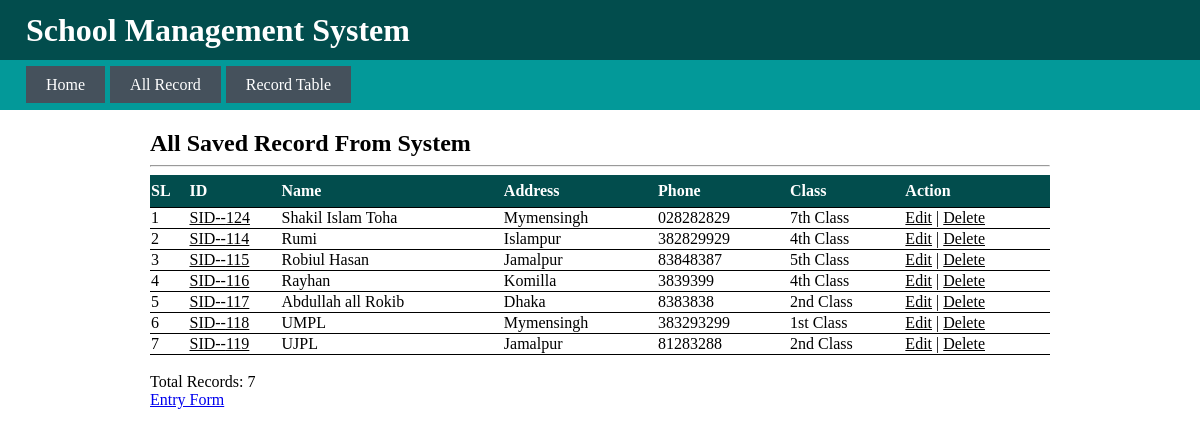
Before: /record/ with the older database file.
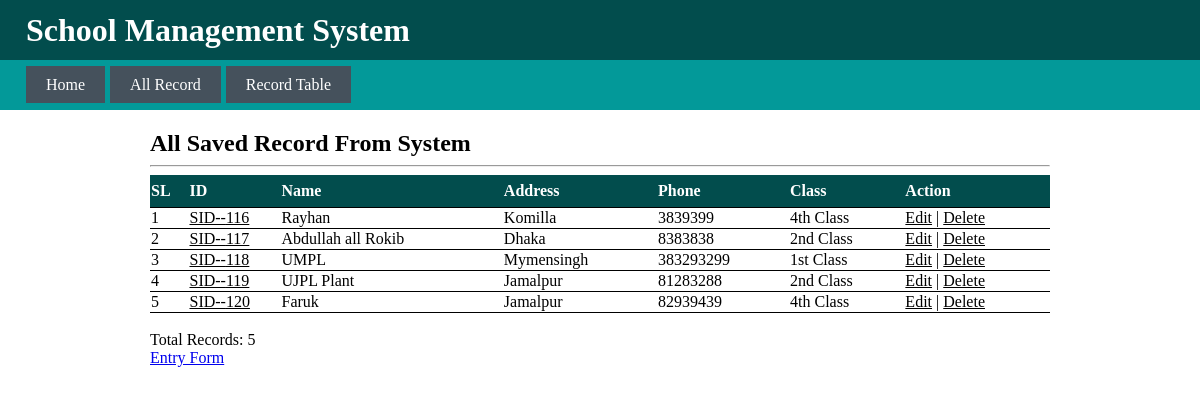
After: the same page with the newer database file.
### form/models.py (models this page shows)
class studeninfo(models.Model):
    stu_id          = models.IntegerField(unique=True)
    stu_name        = models.CharField(max_length=100)
    stu_dob         = models.DateField(max_length=15)
    stu_address     = models.CharField(max_length=200)
    stu_phone       = models.CharField(max_length=20)
    stu_em_phone    = models.CharField(max_length=20)
    stu_class       = models.CharField(max_length=20)
    stu_img         = models.ImageField(null=True, blank=True, upload_to='images/')

### form/views.py (the view)
# urls.py: path('record/', views.recordData, name='record'),
def recordData(request):
    data = studeninfo.objects.all()[0:]
    msg = f'all saved record from system'
    row_count = len(data)
    context = {
        'msg': msg,
        'data': data,
        'trow': row_count
    }
    return render(request, 'records.html', context)

### templates/records.html
{% extends 'base.html' %} {% load static %} {% block title %}Record{% endblock title %} {% block templates %}
<div class="table-header">
  <h2>{{ msg }}</h2>
  <hr />
  <table>
    <thead>
      <th>SL</th>
      <th>ID</th>
      <th>Name</th>
      <th>Address</th>
      <th>Phone</th>
      <th>Class</th>
      <th>Action</th>
    </thead>
    {% for x in data %}
    <tbody>
      <td>{{ forloop.counter }}</td>
      <td><a href="{% url 'userinfo' stdid=x.stu_id %}">SID--{{x.stu_id}} </a></td>
      <td>{{x.stu_name}}</td>
      <td>{{x.stu_address}}</td>
      <td>{{x.stu_phone}}</td>
      <td>{{x.stu_class}}</td>
      <td>
        <a href="{% url 'userinfoedit' stdid=x.stu_id %}">Edit</a> |
        <a href="{% url 'delete' stdid=x.stu_id %}">Delete</a>
      </td>
    </tbody>
    {% endfor %}
  </table>
  <br />
  <p>Total Records: {{ trow }}</p>
  <a href="{% url 'form' %}">Entry Form</a>
</div>
{% endblock templates %}

### templates/base.html (shortened to what this page needs)
<!DOCTYPE html>
{% load static %}
<html lang="en">
  <head>
    <link rel="stylesheet" href="{% static 'css/style.css' %}" />
  </head>
  <body>
    <header>
      <div class="header-text">
        <div class="container">
          <h1>School Management System</h1>
        </div>
      </div>
      <div class="nav-menu">
        <div class="container">
          <nav>
            <ul>
              <li><a href="{% url 'home' %}">Home</a></li>
              <li><a href="{% url 'allrecord' %}">All Record</a></li>
              <li><a href="{% url 'record' %}">Record Table</a></li>
            </ul>
          </nav>
        </div>
      </div>
    </header>
    {% block templates %}{% endblock templates %}
  </body>
</html>

### static/css/style.css (style rules this page uses)
:root { --menu-color: rgb(69, 81, 92); --menu-hover-color: rgb(56, 73, 90); --header-color: rgb(2, 77, 77); --nav-bg-color: rgb(3, 153, 153); }
body { margin: 0; }
h1, h2, h3, h4, h5, h6, p { margin: 0; }
.header-text { display: flex; justify-content: start; align-items: center; height: 60px; background-color: var(--header-color); color: #fff; }
.nav-menu { display: flex; justify-content: start; align-items: center; height: 50px; background-color: var(--nav-bg-color); position: sticky; }
ul { margin: 0; padding: 0; list-style: none; display: flex; gap: 5px; }
ul > li > a { text-decoration: none; padding: 10px 20px; background-color: var(--menu-color); transition: 0.5s; color: #fff; }
.container { --max-weight: 1148px; --padding: 2rem; width: min(var(--max-weight), 100% - var(--padding)); margin-inline: auto; }
.table-header { --max-width: 900px; --padding: 2rem; width: min(var(--max-width), 100% - var(--padding)); margin-inline: auto; margin-top: 20px; }
.table-header h2 { text-transform: capitalize; }
table { border-collapse: collapse; width: 100%; }
th, td { text-align: left; border-bottom: 1pt solid #000; }
td > a { color: #000000; }
th { background-color: var(--header-color); height: 30px; color: #fff; }
th:nth-child(2) { width: 90px; }

Changed rows visible on the page:
removed studeninfo: stu_id "124", stu_name "Shakil Islam Toha", stu_address "Mymensingh", stu_phone "028282829", stu_class "7th Class"
removed studeninfo: stu_id "114", stu_name "Rumi", stu_address "Islampur", stu_phone "382829929", stu_class "4th Class"
removed studeninfo: stu_id "115", stu_name "Robiul Hasan", stu_address "Jamalpur", stu_phone "83848387", stu_class "5th Class"
changed studeninfo: stu_name "UJPL" → "UJPL Plant"
added studeninfo: stu_id "120", stu_name "Faruk", stu_address "Jamalpur", stu_phone "82939439", stu_class "4th Class"
Other visible differences:
{{ trow }}: "7" → "5"
